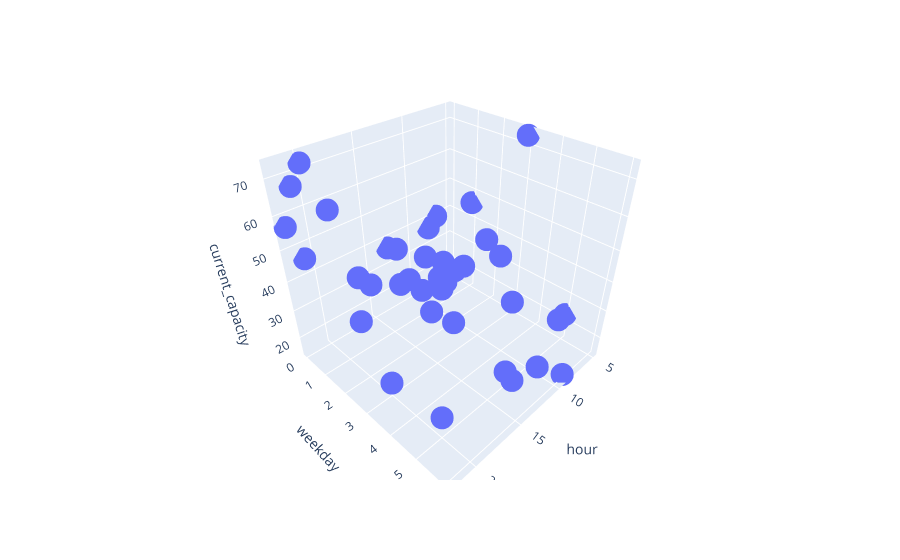

This figure's notebook cell:
### Code cell
px.scatter_3d(test, x='hour', y='weekday', z='current_capacity')

### Figure 1 — Plotly figure (JSON) as saved in the notebook; plotly's stock layout.template omitted (floating-point values rounded to 4 significant figures)
{"data": [{"hovertemplate": "hour=%{x}<br>weekday=%{y}<br>current_capacity=%{z}<extra></extra>", "legendgroup": "", "marker": {"color": "#636efa", "symbol": "circle"}, "mode": "markers", "name": "", "scene": "scene", "showlegend": false, "type": "scatter3d", "x": [7, 12, 13, 21, 5, 9, 11, 13, 14, 20, 6, 9, 12, 13, 14, 19, 20, 5, 13, 14, 22, 9, 11, 16, 17, 22, 5, 6, 13, 20, 9, 13, 16, 8, 20, 21, 22], "y": [0, 0, 0, 0, 1, 1, 1, 1, 1, 1, 2, 2, 2, 2, 2, 2, 2, 3, 3, 3, 3, 4, 4, 4, 4, 4, 5, 5, 5, 5, 6, 6, 6, 0, 0, 0, 0], "z": [40, 35, 37, 46, 46, 19, 35, 30, 30, 63, 38, 33, 34, 23, 33, 44, 48, 73, 43, 41, 44, 30, 49, 37, 57, 31, 23, 23, 19, 21, 15, 28, 31, 37, 72, 67, 57]}], "layout": {"legend": {"tracegroupgap": 0}, "margin": {"t": 60}, "scene": {"domain": {"x": [0, 1], "y": [0, 1]}, "xaxis": {"title": {"text": "hour"}}, "yaxis": {"title": {"text": "weekday"}}, "zaxis": {"title": {"text": "current_capacity"}}}}}
